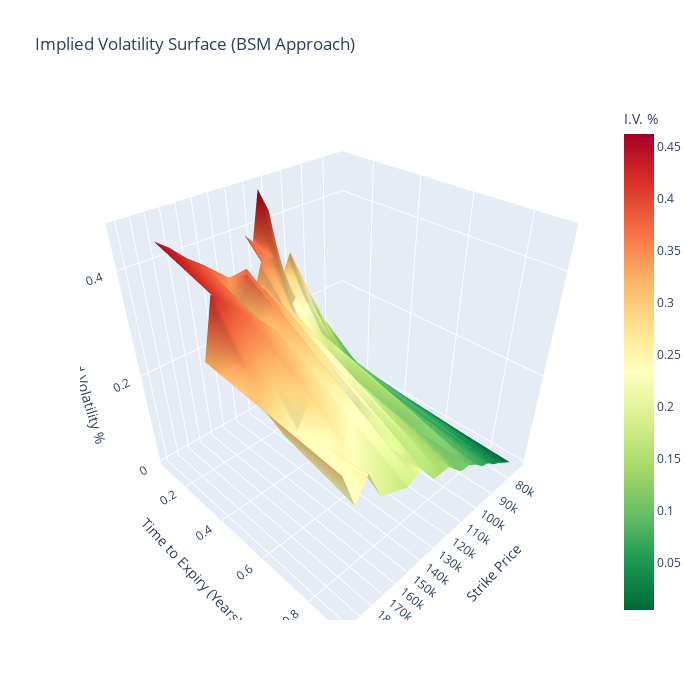

Notebook code for this chart:
### Markdown cell above
#### Volatility Surface

### Code cell
import plotly.graph_objects as go
import numpy as np
from scipy.interpolate import griddata

# Define the columns needed from your data
strikes = btc_data['Strike Price'].values
times_to_expiration = btc_data['Time to Expiration'].values
implied_vols = btc_data['BSM_implied_volatility'].values

# Create meshgrid for strikes and times_to_expiration
X, Y = np.meshgrid(np.unique(strikes), np.unique(times_to_expiration))

# Interpolate the implied volatilities to fill the grid
Z = griddata((strikes, times_to_expiration), implied_vols, (X, Y), method='linear')

# Create the interactive 3D surface plot with color scale title
fig = go.Figure(data=[go.Surface(
    z=Z, x=X, y=Y, colorscale='RdYlGn_r',
    colorbar=dict(title="I.V. %")  # Title for the color scale
)])

fig.update_layout(
    title='Implied Volatility Surface (BSM Approach)',
    autosize=False,
    width=700,
    height=700,
    scene=dict(
        xaxis_title='Strike Price',
        yaxis_title='Time to Expiry (Years)',
        zaxis_title='Implied Volatility %',
        xaxis=dict(type="log"),
        aspectmode="cube"  # Ensures equal aspect ratio for x, y, and z
    )
)

fig.show()

### Figure 1 — Plotly figure (JSON) as saved in the notebook; plotly's stock layout.template omitted (floating-point values rounded to 4 significant figures; data arrays with more than 128 entries replaced by an {"elided": "..."} marker saying what was removed)
{"data": [{"colorbar": {"title": {"text": "I.V. %"}}, "colorscale": [[0, "rgb(0,104,55)"], [0.1, "rgb(26,152,80)"], [0.2, "rgb(102,189,99)"], [0.3, "rgb(166,217,106)"], [0.4, "rgb(217,239,139)"], [0.5, "rgb(255,255,191)"], [0.6, "rgb(254,224,139)"], [0.7, "rgb(253,174,97)"], [0.8, "rgb(244,109,67)"], [0.9, "rgb(215,48,39)"], [1, "rgb(165,0,38)"]], "type": "surface", "x": {"elided": "6x81 int values"}, "y": {"elided": "6x81 float values"}, "z": {"elided": "6x81 float values"}}], "layout": {"autosize": false, "height": 700, "scene": {"aspectmode": "cube", "xaxis": {"title": {"text": "Strike Price"}, "type": "log"}, "yaxis": {"title": {"text": "Time to Expiry (Years)"}}, "zaxis": {"title": {"text": "Implied Volatility %"}}}, "title": {"text": "Implied Volatility Surface (BSM Approach)"}, "width": 700}}
